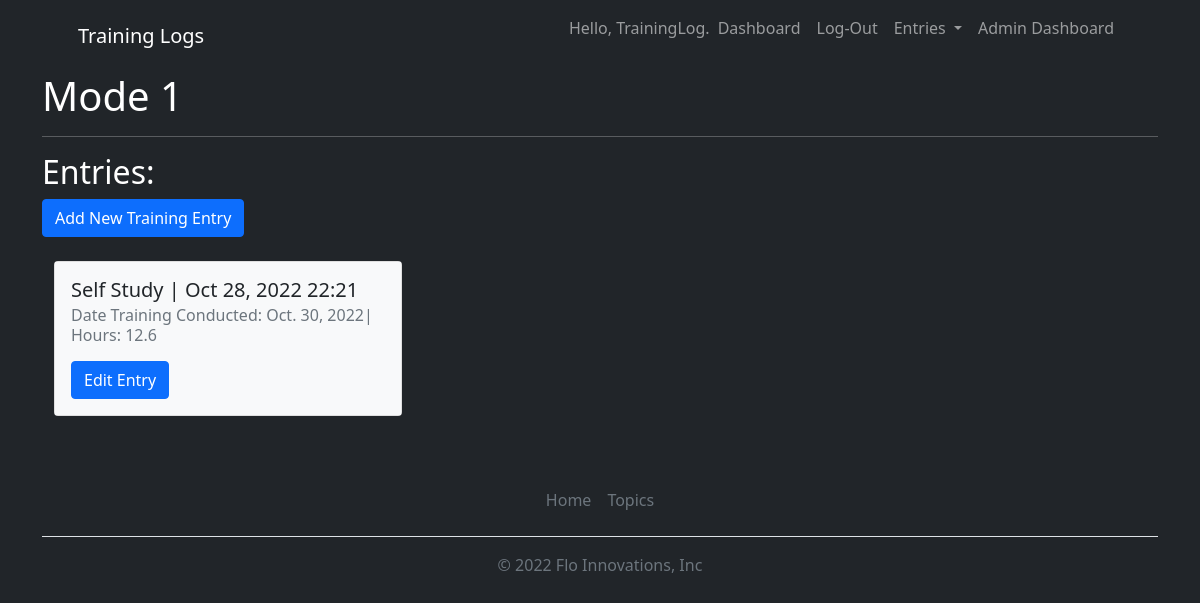
The app's page /topics/1 (signed in), older data.
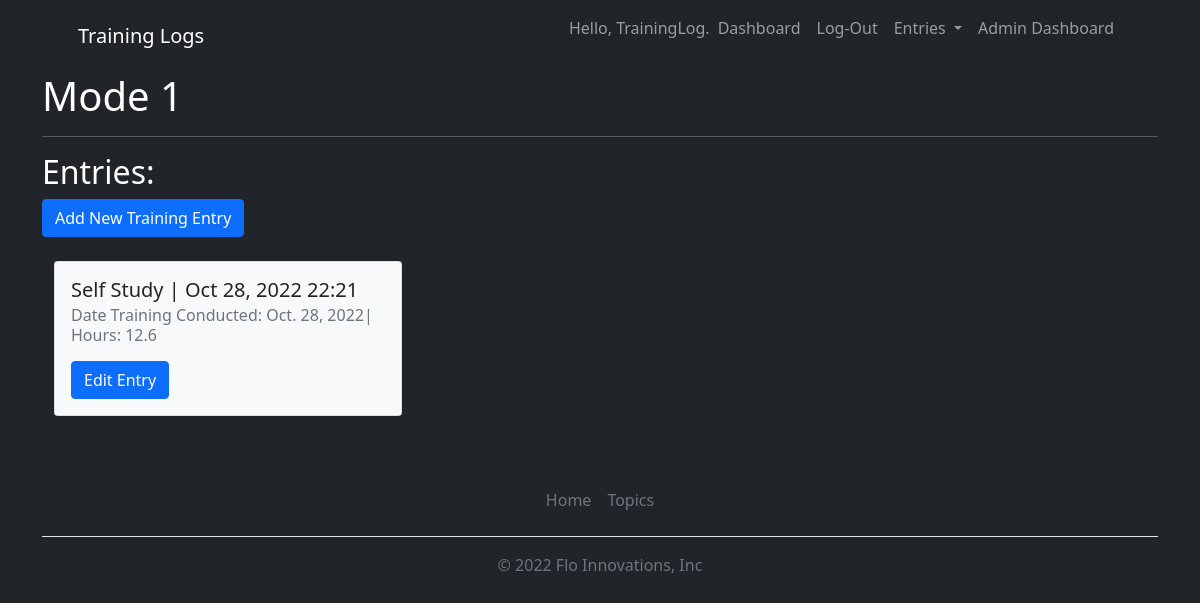
The same page, newer data.
### training_logs/models.py (models this page shows, shortened)
class Entry(models.Model):
    topic = models.ForeignKey(Topic, on_delete=models.CASCADE)
    method_of_training = models.CharField(max_length=200)
    source = models.CharField(max_length=20)
    hours = models.FloatField()
    date_training_conducted = models.DateField()
    text = models.TextField()
    date_added = models.DateTimeField(auto_now_add=True)
    class Meta:
        verbose_name_plural = 'entries'

### training_logs/views.py (the view)
# urls.py: path('topics/<int:topic_id>', views.topic, name='topic'),
@login_required
def topic(request, topic_id):
    topic = Topic.objects.get(id=topic_id)
    if topic.owner != request.user:
        raise Http404
    entries = topic.entry_set.order_by('-date_added')
    context = {'topic':topic, 'entries':entries}
    return render(request, 'training_logs/topic.html', context)

### training_logs/templates/training_logs/topic.html (shortened to what this page needs)
{% extends "training_logs/base.html" %}
{% block page_header %}<h1>{{ topic.text }}<hr/></h1>{% endblock page_header %}
{% block content %}
<h2>Entries:</h2>
<a class="btn btn-primary" href="{% url 'training_logs:new_entry' topic.id %}" role="button">Add New Training Entry</a>
<div class="container">
    <div class="row">
        {% for entry in entries %}
        <div class="col-md-4">
            <div class="card mb-4">
                <div class="card-body bg-light text-dark">
                    <h5 class="card-title">{{ entry.method_of_training }} | {{ entry.date_added|date:'M d, Y H:i ' }}</h5>
                    <h6 class="card-subtitle mb-2 text-muted">Date Training Conducted:
                        {{entry.date_training_conducted}}| Hours: {{ entry.hours }} </h6>
                    <a class="btn btn-primary" href="{% url 'training_logs:edit_entry' entry.id %}" role="button">Edit Entry</a>
                </div>
            </div>
        </div>
        {% endfor %}
    </div>
</div>
{% endblock content %}

Row changes from the older to the newer data that the page shows:
changed Entry "Self Study": date_training_conducted "Oct. 30, 2022" → "Oct. 28, 2022"
